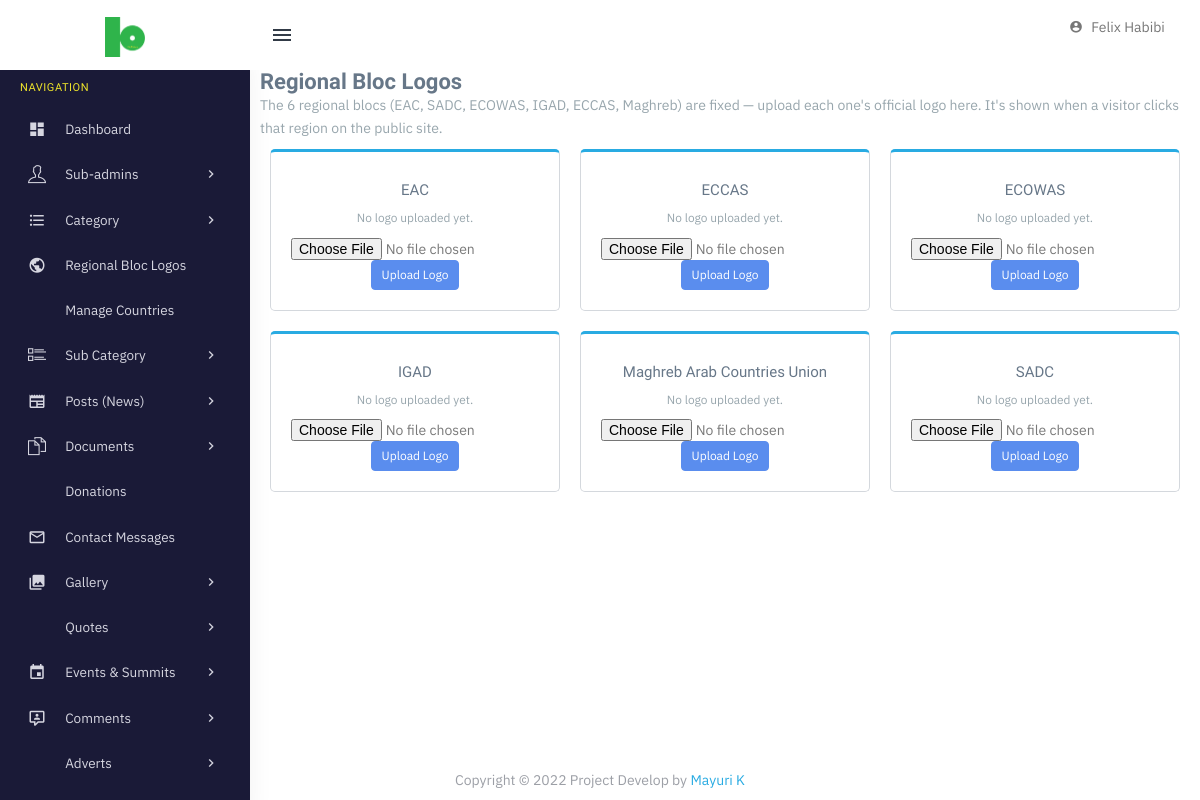
The app's page /theme/admin/manage-regions.php (signed in) with its own data.
### tables this page shows
CREATE TABLE `tblregions` (
  `id` int(11) NOT NULL,
  `RegionName` varchar(100) NOT NULL,
  `RegionLogo` varchar(255) DEFAULT NULL,
  `Is_Active` tinyint(1) NOT NULL DEFAULT 1
);

### theme/admin/manage-regions.php (the view, shortened to what this page needs)
<?php
$regions = [];
$result = mysqli_query($con, "SELECT id, RegionName, RegionLogo FROM tblregions ORDER BY RegionName ASC");
if ($result) {
    $regions = mysqli_fetch_all($result, MYSQLI_ASSOC);
}
require_once __DIR__ . '/../includes/topheader.php';
require_once __DIR__ . '/../includes/leftsidebar.php';
?>
<div class="content-page">
    <div class="content">
        <div class="container">
            <div class="row">
                <div class="col-12">
                    <h4 class="page-title">Regional Bloc Logos</h4>
                    <p class="text-muted">The 6 regional blocs (EAC, SADC, ECOWAS, IGAD, ECCAS, Maghreb) are fixed &mdash; upload each one's official logo here. It's shown when a visitor clicks that region on the public site.</p>
                </div>
            </div>
            <div class="row">
                <?php foreach ($regions as $region): ?>
                <div class="col-md-4 mb-4">
                    <div class="card-box text-center">
                        <h5><?= htmlspecialchars($region['RegionName']) ?></h5>
                        <?php if ($region['RegionLogo']): ?>
                            <img src="regionlogos/<?= htmlspecialchars($region['RegionLogo']) ?>" alt="<?= htmlspecialchars($region['RegionName']) ?>" style="max-width:120px; max-height:120px; object-fit:contain;" class="mb-2">
                        <?php else: ?>
                            <p class="text-muted small">No logo uploaded yet.</p>
                        <?php endif; ?>
                        <form method="post" action="manage-regions.php" enctype="multipart/form-data">
                            <input type="file" name="logo" class="form-control-file mb-2" accept="image/jpeg,image/png,image/webp,image/svg+xml" required>
                            <button type="submit" class="btn btn-sm btn-primary">Upload Logo</button>
                        </form>
                    </div>
                </div>
                <?php endforeach; ?>
            </div>
        </div>
    </div>
</div>
                </div>
   </body>
</html>

### theme/assets/css/core.css (style rules this page uses)
body { font-family: "IBM Plex Sans", "Oxygen", "Ubuntu", "Cantarell", "Fira Sans", sans-serif; margin: 0; padding-bottom: 60px; overflow-x: hidden; color: #797979; }
html { position: relative; min-height: 100%; }
.h1, .h2, .h3, .h4, .h5, .h6, h1, h2, h3, h4, h5, h6 { color: #677788; font-family: 'Hind Madurai', sans-serif; margin: 10px 0; }
h5 { font-size: 15px; }
p { line-height: 1.6; }
* { outline: none !important; }
.container { width: auto; }
.card-box { padding: 20px; border: 1px solid #d4d8dd; -webkit-border-radius: 5px; border-radius: 5px; -moz-border-radius: 5px; background-clip: padding-box; margin-bottom: 20px; background-color: #ffffff; }
.row { margin-right: -10px; margin-left: -10px; }
.col-lg-1, .col-lg-10, .col-lg-11, .col-lg-12, .col-lg-2, .col-lg-3, .col-lg-4, .col-lg-5, .col-lg-6, .col-lg-7, .col-lg-8, .col-lg-9, .col-md-1, .col-md-10, .col-md-11, .col-md-12, .col-md-2, .col-md-3, .col-md-4, .col-md-5, .col-md-6, .col-md-7, .col-md-8, .col-md-9, .col-sm-1, .col-sm-10, .col-sm-11, .col-sm-12, .col-sm-2, .col-sm-3, .col-sm-4, .col-sm-5, .col-sm-6, .col-sm-7, .col-sm-8, .col-sm-9, .col-xs-1, .col-xs-10, .col-xs-11, .col-xs-12, .col-xs-2, .col-xs-3, .col-xs-4, .col-xs-5, .col-xs-6, .col-xs-7, .col-xs-8, .col-xs-9 { padding-left: 10px; padding-right: 10px; }
.text-muted { color: #98a6ad !important; }

### theme/assets/css/menu.css (style rules this page uses)
.content-page { margin-left: 250px; overflow: hidden; }
.content-page .content { padding: 0 5px 10px 5px; margin-top: 70px; }
.page-title { font-size: 22px; margin-bottom: 0; margin-top: 0; font-weight: 600; }

### theme/admin/brand.css (style rules this page uses)
:root { --brand-green: #2fb44b; --brand-yellow: #ede32b; --brand-blue: #29abe2; }
.btn-primary { background-color: var(--brand-green); border-color: var(--brand-green); }
.widget-box, .card-box { border-top: 3px solid var(--brand-blue); }

### records on screen
tblregions: RegionName "EAC", shows "No logo uploaded yet."
tblregions: RegionName "ECCAS", shows "No logo uploaded yet."
tblregions: RegionName "ECOWAS", shows "No logo uploaded yet."
tblregions: RegionName "IGAD", shows "No logo uploaded yet."
tblregions: RegionName "Maghreb Arab Countries Union", shows "No logo uploaded yet."
tblregions: RegionName "SADC", shows "No logo uploaded yet."

### other values on screen
$_SESSION['admin_name'] "Felix Habibi"
